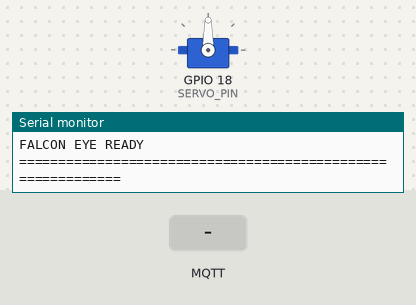
Recording of a sketch running on a simulated ESP32. Shown: servo, the last lines printed to the serial monitor. Inputs (shaded band) come from the test bench. WiFi joins after 1.5 s; servers stay silent unless stated; no MQTT or app messages arrive unless stated.

Above: at 3.2 s.
3.3 s: MQTT message "ANGLE:" arrives on the first subscribed topic
At 4.5 s:
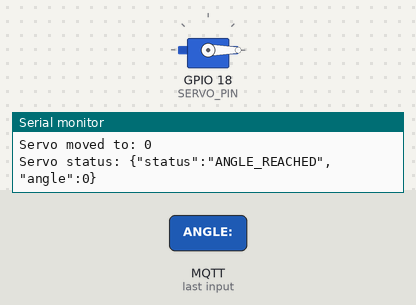
6.3 s: MQTT message "HOME" arrives on the first subscribed topic
At 7.1 s:
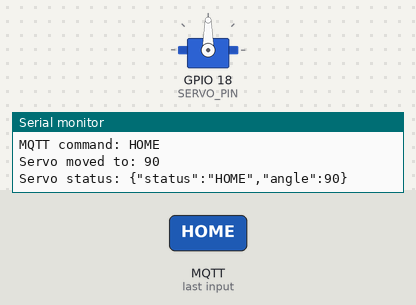
Timing chart, 0 to 9.3 s (numbered marks = the images above; inputs shaded):
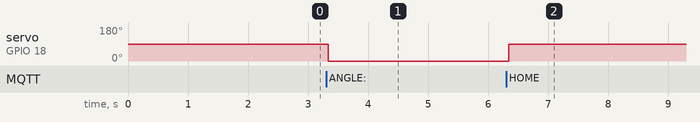

The sketch:

sketch_sep11a.ino
```cpp
// FalconEye_ServoController.ino  (ESP32 version)
// ESP32 <-> WiFi <-> MQTT Broker <-> Python Face Recognition

#include <WiFi.h>
#include <PubSubClient.h>
#include <ESP32Servo.h>

// ============================================================
// WIFI / MQTT CONFIGURATION
// ============================================================
const char* WIFI_SSID = "Y3C";
const char* WIFI_PASS = "RCA@2024";

const char* MQTT_HOST = "broker.benax.rw";
const int   MQTT_PORT = 1883;

// ============================================================
// MQTT TOPICS
// ============================================================
const char* TOPIC_SERVO_CMD    = "falcon/eye/servo/cmd";
const char* TOPIC_SERVO_STATUS = "falcon/eye/servo/status";

String clientId;
String topicStatus;

// ============================================================
// SERVO CONFIGURATION
// ============================================================
const int SERVO_PIN = 18;   // GPIO18
const int SERVO_MIN_US = 500;
const int SERVO_MAX_US = 2400;
const int HOME_ANGLE = 90;   // start / home position = center

Servo servo;
int currentAngle = HOME_ANGLE;
bool servoStopped = false;

WiFiClient espClient;
PubSubClient client(espClient);

// ============================================================
// SERVO FUNCTIONS
// ============================================================
void moveServo(int angle) {
  angle = constrain(angle, 0, 180);
  servo.write(angle);
  currentAngle = angle;
  servoStopped = false;
  Serial.print("Servo moved to: ");
  Serial.println(angle);
}

void stopServo() {
  servoStopped = true;
  Serial.print("SERVO STOPPED / HOLDING: ");
  Serial.println(currentAngle);
}

// ============================================================
// MQTT STATUS
// ============================================================
void publishServoStatus(const char* status) {
  String payload = String("{\"status\":\"") + status +
                    "\",\"angle\":" + currentAngle + "}";
  client.publish(TOPIC_SERVO_STATUS, payload.c_str());
  Serial.print("Servo status: ");
  Serial.println(payload);
}

// ============================================================
// WIFI
// ============================================================
void wifiConnect() {
  Serial.print("Connecting to WiFi: ");
  Serial.println(WIFI_SSID);

  WiFi.begin(WIFI_SSID, WIFI_PASS);

  unsigned long start = millis();
  while (WiFi.status() != WL_CONNECTED) {
    if (millis() - start > 20000) {
      Serial.println("WiFi timeout");
      ESP.restart();
    }
    delay(300);
    Serial.print(".");
  }

  Serial.println();
  Serial.println("WiFi connected");
  Serial.print("IP address: ");
  Serial.println(WiFi.localIP());
}

// ============================================================
// MQTT CALLBACK
// ============================================================
void mqttCallback(char* topic, byte* payload, unsigned int length) {
  String command;
  for (unsigned int i = 0; i < length; i++) {
    command += (char)payload[i];
  }
  command.trim();
  command.toUpperCase();

  Serial.println();
  Serial.print("MQTT command: ");
  Serial.println(command);

  if (command.startsWith("ANGLE:")) {
    int angle = command.substring(6).toInt();
    if (angle >= 0 && angle <= 180) {
      moveServo(angle);
      delay(300);
      publishServoStatus("ANGLE_REACHED");
    } else {
      Serial.println("Invalid angle");
      publishServoStatus("ERROR_INVALID_ANGLE");
    }
  }
  else if (command == "STOP") {
    stopServo();
    publishServoStatus("STOPPED");
  }
  else if (command == "HOME") {
    moveServo(HOME_ANGLE);
    delay(300);
    publishServoStatus("HOME");
  }
  else {
    Serial.println("Unknown command");
    publishServoStatus("ERROR_UNKNOWN_COMMAND");
  }
}

// ============================================================
// MQTT CONNECTION
// ============================================================
void mqttConnect() {
  client.setServer(MQTT_HOST, MQTT_PORT);
  client.setCallback(mqttCallback);

  while (!client.connected()) {
    Serial.print("Connecting to MQTT: ");
    Serial.println(MQTT_HOST);

    if (client.connect(clientId.c_str(),
                        topicStatus.c_str(), 0, true, "offline")) {
      Serial.print("MQTT connected as: ");
      Serial.println(clientId);

      client.publish(topicStatus.c_str(), "online", true);
      client.subscribe(TOPIC_SERVO_CMD);

      Serial.print("Subscribed: ");
      Serial.println(TOPIC_SERVO_CMD);
    } else {
      Serial.print("MQTT connect failed, rc=");
      Serial.println(client.state());
      delay(2000);
    }
  }
}

// ============================================================
// SETUP
// ============================================================
void setup() {
  Serial.begin(115200);
  delay(500);

  Serial.println("============================================================");
  Serial.println("FALCON EYE ESP32 SERVO CONTROLLER");
  Serial.println("============================================================");

  // Servo setup
  servo.setPeriodHertz(50);
  servo.attach(SERVO_PIN, SERVO_MIN_US, SERVO_MAX_US);
  moveServo(HOME_ANGLE);

  // Unique client ID from MAC address
  uint64_t chipid = ESP.getEfuseMac();
  char idBuf[13];
  snprintf(idBuf, sizeof(idBuf), "%012llX", chipid);
  clientId = String("falcon_eye_") + idBuf;
  topicStatus = String("falcon/eye/status/") + clientId;

  wifiConnect();
  mqttConnect();

  publishServoStatus("READY");

  Serial.println("============================================================");
  Serial.println("FALCON EYE READY");
  Serial.println("============================================================");
}

// ============================================================
// MAIN LOOP
// ============================================================
void loop() {
  if (!client.connected()) {
    Serial.println("MQTT disconnected, reconnecting...");
    mqttConnect();
    publishServoStatus("RECONNECTED");
  }

  client.loop();
  delay(50);
}
```

Measured:
- after the input at 3.3 s, servo on GPIO 18 (SERVO_PIN): 90° → 0° at once
- after the input at 6.3 s, servo on GPIO 18 (SERVO_PIN): 0° → 90° after 0.05 s
